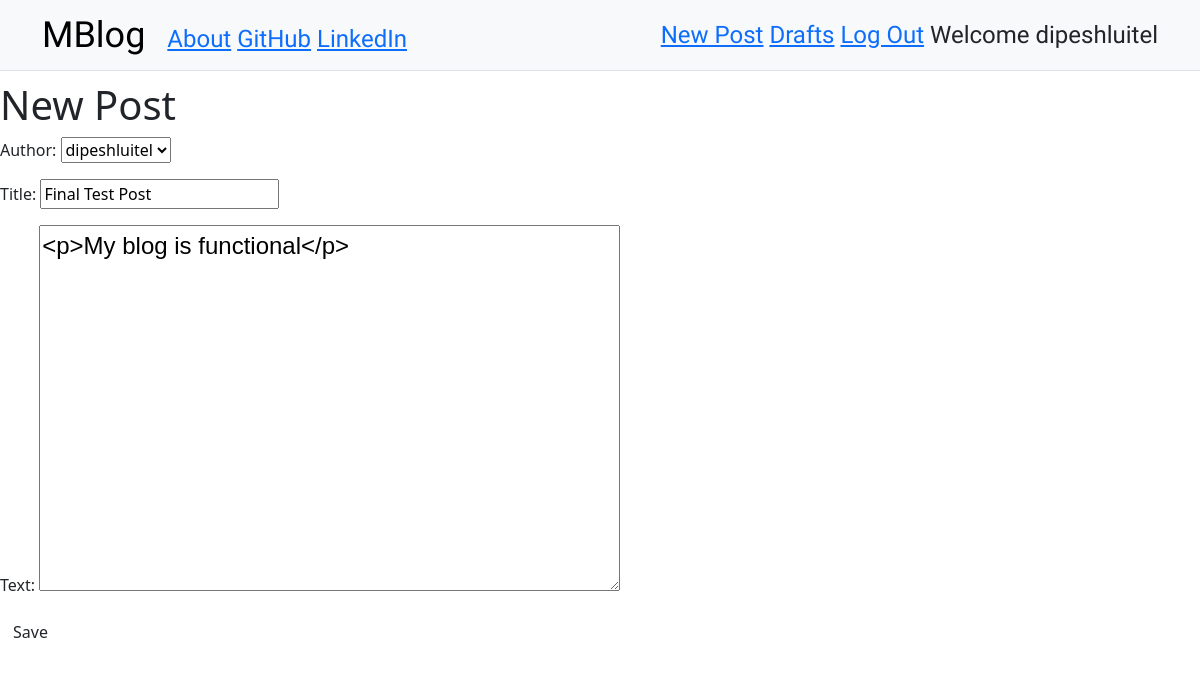
/post/4/edit/ (signed in), run on the app's committed database.
### my_blog/models.py (models this page shows, shortened)
class Post(models.Model):
    author = models.ForeignKey('auth.User',on_delete=models.CASCADE)
    title = models.CharField(max_length=200)
    text = models.TextField()
    created_date = models.DateTimeField(default=timezone.now)
    published_date = models.DateTimeField(blank = True, null= True)

### my_blog/views.py (the view)
# urls.py: path('post/<int:pk>/edit/',views.PostUpdateView.as_view(),name='post_edit'),
class PostUpdateView(LoginRequiredMixin, UpdateView):
    login_url = '/login/'
    redirect_field_name = 'my_blog/post_detail.html'
    form_class = PostForm
    model = Post

### my_blog/forms.py
class PostForm(forms.ModelForm):
    class Meta():
        model = Post
        fields = ('author','title','text')
        widgets = {
            'title': forms.TextInput(attrs={'class': 'textinputclass'}),
            'text': forms.Textarea(attrs={'class':'editable medium-editor-textarea postcontent'})
        }

### my_blog/templates/my_blog/post_form.html (shortened to what this page needs)
{% extends "my_blog/base.html" %} {% block content %}
<h1>New Post</h1>
<form class="post-form" method="post">
  {% csrf_token %} {{form.as_p}}
  <button type="submit" class="save btn btn-default">Save</button>
</form>
{% endblock %}

### my_blog/templates/my_blog/base.html (shortened to what this page needs)
<!DOCTYPE html>
{% load static %}
<html lang="en">
  <head>
    <link
      href="https://cdn.jsdelivr.net/npm/bootstrap@5.3.8/dist/css/bootstrap.min.css"
      rel="stylesheet"
    />
    <link
      rel="stylesheet"
      href="https://cdn.jsdelivr.net/npm/bootstrap-icons@1.11.3/font/bootstrap-icons.min.css"
    />
    <link
      rel="stylesheet"
      href="//cdn.jsdelivr.net/npm/medium-editor@latest/dist/css/medium-editor.min.css"
      type="text/css"
      media="screen"
      charset="utf-8"
    />
    <link rel="stylesheet" href="{% static 'css/blog.css' %}" />
  </head>
  <body class="loader">
    <nav class="navbar bg-light border-bottom border-body techfont">
      <div class="container">
        <ul class="nav navbar-nav">
          <li>
            <a class="navbar-brand bigbrand" href="{% url 'post_list' %}"
              >MBlog</a
            >
            <a href="{% url 'about' %}">About</a>
            <a href="https://github.com/">GitHub</a>
            <a href="https://www.linkedin.com/">LinkedIn</a>
          </li>
        </ul>
        <ul class="nav navbar-nav navbar-right">
          {% if user.is_authenticated %}
          <li>
            <a href="{% url 'post_new' %}"> New Post</a>
            <a href="{% url 'post_draft_list' %}"> Drafts</a>
            <a href="{% url 'logout' %}"> Log Out</a>
            <a> Welcome {{user.username}}</a>
          </li>
          {%else %}
          <li>
            <a class="nav navbar-right" href="{%url 'login'%}">
              <i class="bi bi-person me-2"></i> Log In</a
            >
          </li>
          {% endif %}
        </ul>
      </div>
    </nav>
    <div class="row">
      <div class="col-md-8">
        <div class="blog_post">{% block content %} {% endblock %}</div>
      </div>
    </div>
  </body>
</html>

### my_blog/static/css/blog.css (style rules this page uses)
.techfont { font-family: "Quattrocento", serif; font-size: 1.5em; margin-bottom: 10px; }
.bigbrand { font-size: 1.5em; }
.postcontent { font-family: "Trebuchet MS", "Lucida Sans Unicode", "Lucida Grande", "Lucida Sans", Arial, sans-serif; font-size: 1.5em; }

### data on the page
Post: author "dipeshluitel", title "Final Test Post", text "<p>My blog is functional</p>"

### other printed values
{{ user.username }} "dipeshluitel"
